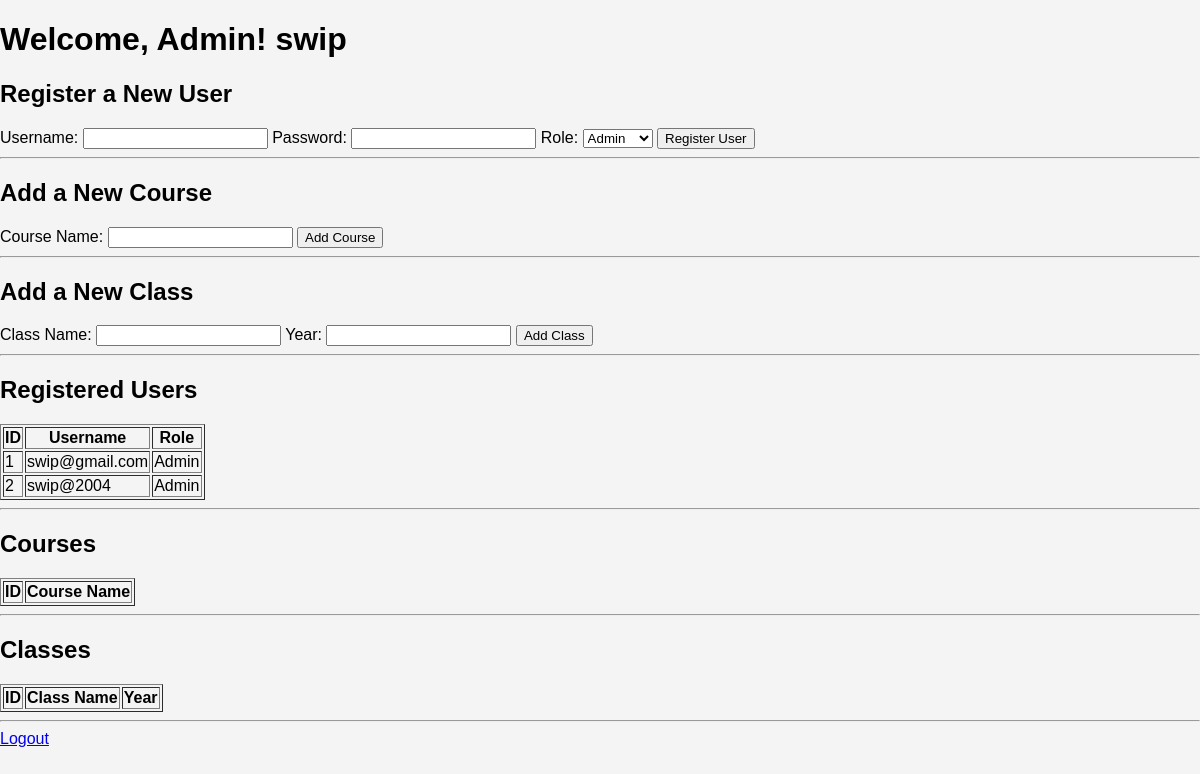
The app's page /admin/dashboard (signed in), older data.
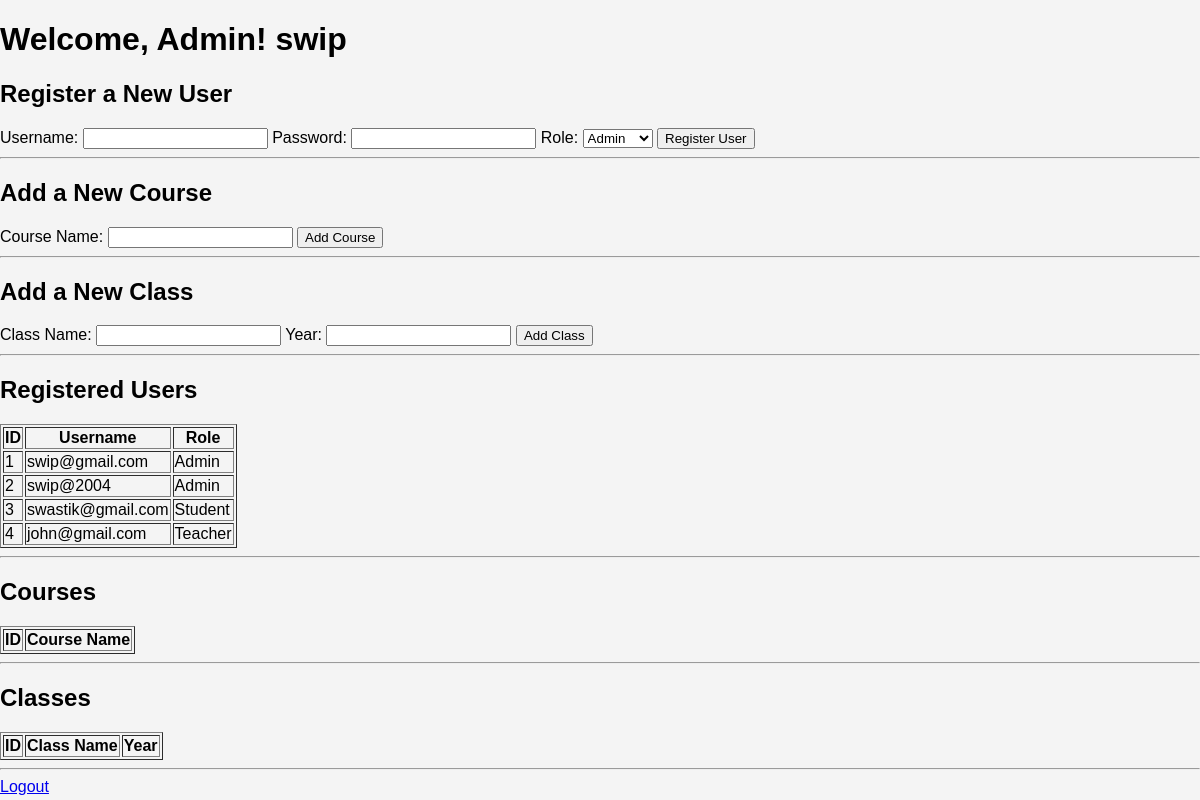
The same page, newer data.
### models.py (models this page shows)
class User(db.Model):
    id = db.Column(db.Integer, primary_key=True)
    username = db.Column(db.String(50), unique=True, nullable=False)
    password = db.Column(db.String(255), nullable=False)
    role = db.Column(db.String(10), nullable=False)  # 'admin', 'teacher', 'student'

### app.py (the view)
@app.route('/admin/dashboard')
def admin_dashboard():
    if 'user_id' not in session or session['role'] != 'Admin':
        flash('Unauthorized access!', 'danger')
        return redirect(url_for('login'))
    users = User.query.all()
    return render_template('admin_dashboard.html', users=users)

### templates/admin_dashboard.html (shortened to what this page needs)
<!DOCTYPE html>
<html lang="en">
<head>
    <link rel="stylesheet" href="{{ url_for('static', filename='css/styles.css') }}">
</head>
<body>
    <h1>Welcome, Admin! swip</h1>
    <h2>Register a New User</h2>
    <form action="{{ url_for('register_user_admin') }}" method="POST">
        <label for="username">Username:</label>
        <input type="text" name="username" required>
        <label for="password">Password:</label>
        <input type="password" name="password" required>
        <label for="role">Role:</label>
        <select name="role" required>
            <option value="Admin">Admin</option>
        </select>
        <button type="submit">Register User</button>
    </form>
    <hr>
    <h2>Add a New Course</h2>
    <form action="{{ url_for('admin_dashboard') }}" method="POST">
        <label for="name">Course Name:</label>
        <input type="text" name="name" required>
        <button type="submit">Add Course</button>
    </form>
    <hr>
    <h2>Add a New Class</h2>
    <form action="{{ url_for('add_class') }}" method="POST">
        <label for="name">Class Name:</label>
        <input type="text" name="name" required>
        <label for="year">Year:</label>
        <input type="text" name="year" required>
        <button type="submit">Add Class</button>
    </form>
    <hr>
    <h2>Registered Users</h2>
    <table border="1">
        <tr>
            <th>ID</th>
            <th>Username</th>
            <th>Role</th>
        </tr>
        {% for user in users %}
        <tr>
            <td>{{ user.id }}</td>
            <td>{{ user.username }}</td>
            <td>{{ user.role }}</td>
        </tr>
        {% endfor %}
    </table>
    <hr>
    <h2>Courses</h2>
    <table border="1">
        <tr>
            <th>ID</th>
            <th>Course Name</th>
        </tr>
    </table>
    <hr>
    <h2>Classes</h2>
    <table border="1">
        <tr>
            <th>ID</th>
            <th>Class Name</th>
            <th>Year</th>
        </tr>
    </table>
    <hr>
    <a href="{{ url_for('logout') }}">Logout</a>
</body>
</html>

### static/css/styles.css (style rules this page uses)
body { font-family: Arial, sans-serif; margin: 0; padding: 0; background-color: #f4f4f4; }

Row changes from the older to the newer data that the page shows:
added User: id "3", username "swastik@gmail.com", role "Student"
added User: id "4", username "john@gmail.com", role "Teacher"
